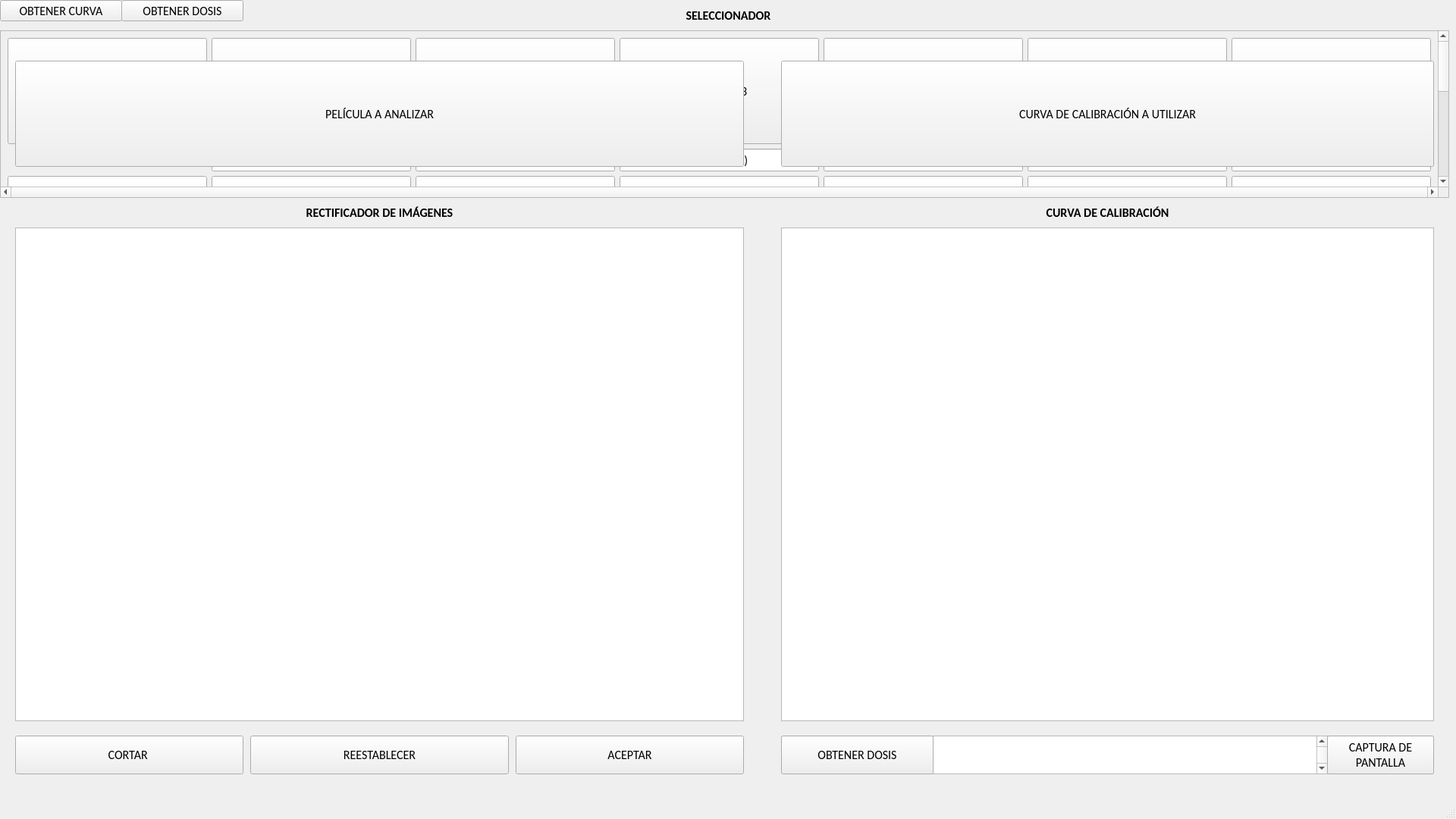
<?xml version="1.0" encoding="UTF-8"?>
<ui version="4.0">
 <class>MainWindow</class>
 <widget class="QMainWindow" name="MainWindow">
  <property name="geometry">
   <rect>
    <x>0</x>
    <y>0</y>
    <width>1920</width>
    <height>1080</height>
   </rect>
  </property>
  <property name="minimumSize">
   <size>
    <width>260</width>
    <height>140</height>
   </size>
  </property>
  <property name="font">
   <font>
    <family>Calibri</family>
    <pointsize>12</pointsize>
   </font>
  </property>
  <property name="mouseTracking">
   <bool>true</bool>
  </property>
  <property name="windowTitle">
   <string>MainWindow</string>
  </property>
  <widget class="QWidget" name="centralwidget">
   <widget class="QGraphicsView" name="IMAGEN">
    <property name="geometry">
     <rect>
      <x>20</x>
      <y>300</y>
      <width>961</width>
      <height>651</height>
     </rect>
    </property>
    <property name="cursor" stdset="0">
     <cursorShape>CrossCursor</cursorShape>
    </property>
    <property name="mouseTracking">
     <bool>false</bool>
    </property>
   </widget>
   <widget class="QGraphicsView" name="IMGCURVA">
    <property name="geometry">
     <rect>
      <x>1030</x>
      <y>300</y>
      <width>861</width>
      <height>651</height>
     </rect>
    </property>
   </widget>
   <widget class="QPushButton" name="BTN_CORTAR">
    <property name="geometry">
     <rect>
      <x>20</x>
      <y>970</y>
      <width>301</width>
      <height>51</height>
     </rect>
    </property>
    <property name="cursor">
     <cursorShape>PointingHandCursor</cursorShape>
    </property>
    <property name="text">
     <string>CORTAR </string>
    </property>
   </widget>
   <widget class="QPushButton" name="BTN_ACEPTAR">
    <property name="geometry">
     <rect>
      <x>680</x>
      <y>970</y>
      <width>301</width>
      <height>51</height>
     </rect>
    </property>
    <property name="cursor">
     <cursorShape>PointingHandCursor</cursorShape>
    </property>
    <property name="text">
     <string>ACEPTAR</string>
    </property>
   </widget>
   <widget class="QPushButton" name="BTN_CURVA3">
    <property name="geometry">
     <rect>
      <x>1030</x>
      <y>970</y>
      <width>100</width>
      <height>51</height>
     </rect>
    </property>
    <property name="cursor">
     <cursorShape>PointingHandCursor</cursorShape>
    </property>
    <property name="text">
     <string>CURVA
ORDEN 3</string>
    </property>
   </widget>
   <widget class="QLabel" name="label">
    <property name="geometry">
     <rect>
      <x>20</x>
      <y>270</y>
      <width>961</width>
      <height>21</height>
     </rect>
    </property>
    <property name="text">
     <string>&lt;html&gt;&lt;head/&gt;&lt;body&gt;&lt;p align=&quot;center&quot;&gt;&lt;span style=&quot; font-weight:600; color:#000000;&quot;&gt;RECTIFICADOR DE IMÁGENES&lt;/span&gt;&lt;/p&gt;&lt;/body&gt;&lt;/html&gt;</string>
    </property>
   </widget>
   <widget class="QLabel" name="label_2">
    <property name="geometry">
     <rect>
      <x>1030</x>
      <y>270</y>
      <width>861</width>
      <height>21</height>
     </rect>
    </property>
    <property name="toolTip">
     <string>&lt;html&gt;&lt;head/&gt;&lt;body&gt;&lt;p align=&quot;center&quot;&gt;&lt;br/&gt;&lt;/p&gt;&lt;/body&gt;&lt;/html&gt;</string>
    </property>
    <property name="text">
     <string>&lt;html&gt;&lt;head/&gt;&lt;body&gt;&lt;p align=&quot;center&quot;&gt;&lt;span style=&quot; font-weight:600; color:#000000;&quot;&gt;CURVA DE CALIBRACIÓN&lt;/span&gt;&lt;/p&gt;&lt;/body&gt;&lt;/html&gt;</string>
    </property>
   </widget>
   <widget class="QLabel" name="label_3">
    <property name="geometry">
     <rect>
      <x>0</x>
      <y>10</y>
      <width>1921</width>
      <height>21</height>
     </rect>
    </property>
    <property name="text">
     <string>&lt;html&gt;&lt;head/&gt;&lt;body&gt;&lt;p align=&quot;center&quot;&gt;&lt;span style=&quot; font-weight:600; color:#000000;&quot;&gt;SELECCIONADOR&lt;/span&gt;&lt;/p&gt;&lt;/body&gt;&lt;/html&gt;</string>
    </property>
   </widget>
   <widget class="QPushButton" name="BTN_REESTABLECER">
    <property name="geometry">
     <rect>
      <x>330</x>
      <y>970</y>
      <width>341</width>
      <height>51</height>
     </rect>
    </property>
    <property name="cursor">
     <cursorShape>PointingHandCursor</cursorShape>
    </property>
    <property name="text">
     <string>REESTABLECER</string>
    </property>
   </widget>
   <widget class="QLabel" name="label_5">
    <property name="geometry">
     <rect>
      <x>1080</x>
      <y>10</y>
      <width>311</width>
      <height>21</height>
     </rect>
    </property>
    <property name="font">
     <font>
      <pointsize>11</pointsize>
     </font>
    </property>
    <property name="text">
     <string/>
    </property>
    <property name="alignment">
     <set>Qt::AlignRight|Qt::AlignTrailing|Qt::AlignVCenter</set>
    </property>
   </widget>
   <widget class="QLabel" name="label_6">
    <property name="geometry">
     <rect>
      <x>1390</x>
      <y>10</y>
      <width>251</width>
      <height>21</height>
     </rect>
    </property>
    <property name="font">
     <font>
      <pointsize>11</pointsize>
     </font>
    </property>
    <property name="text">
     <string/>
    </property>
    <property name="alignment">
     <set>Qt::AlignCenter</set>
    </property>
   </widget>
   <widget class="QLabel" name="label_7">
    <property name="geometry">
     <rect>
      <x>1640</x>
      <y>10</y>
      <width>251</width>
      <height>21</height>
     </rect>
    </property>
    <property name="font">
     <font>
      <pointsize>11</pointsize>
     </font>
    </property>
    <property name="text">
     <string/>
    </property>
   </widget>
   <widget class="QTextEdit" name="textEdit">
    <property name="geometry">
     <rect>
      <x>1230</x>
      <y>970</y>
      <width>521</width>
      <height>51</height>
     </rect>
    </property>
    <property name="html">
     <string>&lt;!DOCTYPE HTML PUBLIC &quot;-//W3C//DTD HTML 4.0//EN&quot; &quot;http://www.w3.org/TR/REC-html40/strict.dtd&quot;&gt;
&lt;html&gt;&lt;head&gt;&lt;meta name=&quot;qrichtext&quot; content=&quot;1&quot; /&gt;&lt;style type=&quot;text/css&quot;&gt;
p, li { white-space: pre-wrap; }
&lt;/style&gt;&lt;/head&gt;&lt;body style=&quot; font-family:'Calibri'; font-size:12pt; font-weight:400; font-style:normal;&quot;&gt;
&lt;p style=&quot;-qt-paragraph-type:empty; margin-top:0px; margin-bottom:0px; margin-left:0px; margin-right:0px; -qt-block-indent:0; text-indent:0px;&quot;&gt;&lt;br /&gt;&lt;/p&gt;
&lt;p style=&quot;-qt-paragraph-type:empty; margin-top:0px; margin-bottom:0px; margin-left:0px; margin-right:0px; -qt-block-indent:0; text-indent:0px;&quot;&gt;&lt;br /&gt;&lt;/p&gt;&lt;/body&gt;&lt;/html&gt;</string>
    </property>
   </widget>
   <widget class="QPushButton" name="curva">
    <property name="geometry">
     <rect>
      <x>0</x>
      <y>0</y>
      <width>161</width>
      <height>28</height>
     </rect>
    </property>
    <property name="text">
     <string>OBTENER CURVA</string>
    </property>
   </widget>
   <widget class="QPushButton" name="dosis">
    <property name="geometry">
     <rect>
      <x>160</x>
      <y>0</y>
      <width>161</width>
      <height>28</height>
     </rect>
    </property>
    <property name="text">
     <string>OBTENER DOSIS</string>
    </property>
   </widget>
   <widget class="QPushButton" name="btnanz">
    <property name="geometry">
     <rect>
      <x>20</x>
      <y>80</y>
      <width>961</width>
      <height>140</height>
     </rect>
    </property>
    <property name="minimumSize">
     <size>
      <width>260</width>
      <height>140</height>
     </size>
    </property>
    <property name="font">
     <font>
      <pointsize>12</pointsize>
     </font>
    </property>
    <property name="cursor">
     <cursorShape>PointingHandCursor</cursorShape>
    </property>
    <property name="text">
     <string>PELÍCULA A ANALIZAR</string>
    </property>
   </widget>
   <widget class="QScrollArea" name="scrollArea">
    <property name="geometry">
     <rect>
      <x>0</x>
      <y>40</y>
      <width>1911</width>
      <height>221</height>
     </rect>
    </property>
    <property name="layoutDirection">
     <enum>Qt::LeftToRight</enum>
    </property>
    <property name="verticalScrollBarPolicy">
     <enum>Qt::ScrollBarAlwaysOn</enum>
    </property>
    <property name="horizontalScrollBarPolicy">
     <enum>Qt::ScrollBarAlwaysOn</enum>
    </property>
    <property name="sizeAdjustPolicy">
     <enum>QAbstractScrollArea::AdjustToContents</enum>
    </property>
    <property name="widgetResizable">
     <bool>true</bool>
    </property>
    <widget class="QWidget" name="scrollAreaWidgetContents">
     <property name="geometry">
      <rect>
       <x>0</x>
       <y>0</y>
       <width>1888</width>
       <height>567</height>
      </rect>
     </property>
     <property name="mouseTracking">
      <bool>true</bool>
     </property>
     <property name="layoutDirection">
      <enum>Qt::LeftToRight</enum>
     </property>
     <property name="autoFillBackground">
      <bool>true</bool>
     </property>
     <layout class="QGridLayout" name="gridLayout">
      <item row="5" column="3">
       <widget class="QLineEdit" name="lineEdit_17">
        <property name="minimumSize">
         <size>
          <width>260</width>
          <height>30</height>
         </size>
        </property>
        <property name="text">
         <string>DOSIS (cGy)</string>
        </property>
        <property name="alignment">
         <set>Qt::AlignCenter</set>
        </property>
       </widget>
      </item>
      <item row="5" column="2">
       <widget class="QLineEdit" name="lineEdit_16">
        <property name="minimumSize">
         <size>
          <width>260</width>
          <height>30</height>
         </size>
        </property>
        <property name="text">
         <string>DOSIS (cGy)</string>
        </property>
        <property name="alignment">
         <set>Qt::AlignCenter</set>
        </property>
       </widget>
      </item>
      <item row="5" column="4">
       <widget class="QLineEdit" name="lineEdit_18">
        <property name="minimumSize">
         <size>
          <width>260</width>
          <height>30</height>
         </size>
        </property>
        <property name="text">
         <string>DOSIS (cGy)</string>
        </property>
        <property name="alignment">
         <set>Qt::AlignCenter</set>
        </property>
       </widget>
      </item>
      <item row="5" column="5">
       <widget class="QLineEdit" name="lineEdit_19">
        <property name="minimumSize">
         <size>
          <width>260</width>
          <height>30</height>
         </size>
        </property>
        <property name="text">
         <string>DOSIS (cGy)</string>
        </property>
        <property name="alignment">
         <set>Qt::AlignCenter</set>
        </property>
       </widget>
      </item>
      <item row="5" column="6">
       <widget class="QLineEdit" name="lineEdit_20">
        <property name="minimumSize">
         <size>
          <width>260</width>
          <height>30</height>
         </size>
        </property>
        <property name="text">
         <string>DOSIS (cGy)</string>
        </property>
        <property name="alignment">
         <set>Qt::AlignCenter</set>
        </property>
       </widget>
      </item>
      <item row="1" column="2">
       <widget class="QLineEdit" name="lineEdit_2">
        <property name="minimumSize">
         <size>
          <width>260</width>
          <height>30</height>
         </size>
        </property>
        <property name="text">
         <string>DOSIS (cGy)</string>
        </property>
        <property name="alignment">
         <set>Qt::AlignCenter</set>
        </property>
       </widget>
      </item>
      <item row="0" column="5">
       <widget class="QPushButton" name="PELICULA5">
        <property name="minimumSize">
         <size>
          <width>260</width>
          <height>140</height>
         </size>
        </property>
        <property name="font">
         <font>
          <pointsize>12</pointsize>
         </font>
        </property>
        <property name="cursor">
         <cursorShape>PointingHandCursor</cursorShape>
        </property>
        <property name="text">
         <string>PELÍCULA 5</string>
        </property>
       </widget>
      </item>
      <item row="2" column="2">
       <widget class="QPushButton" name="PELICULA9">
        <property name="minimumSize">
         <size>
          <width>260</width>
          <height>140</height>
         </size>
        </property>
        <property name="font">
         <font>
          <family>Calibri</family>
          <pointsize>12</pointsize>
         </font>
        </property>
        <property name="cursor">
         <cursorShape>PointingHandCursor</cursorShape>
        </property>
        <property name="text">
         <string>PELÍCULA 9</string>
        </property>
       </widget>
      </item>
      <item row="4" column="5">
       <widget class="QPushButton" name="PELICULA19">
        <property name="minimumSize">
         <size>
          <width>260</width>
          <height>140</height>
         </size>
        </property>
        <property name="cursor">
         <cursorShape>PointingHandCursor</cursorShape>
        </property>
        <property name="text">
         <string>PELÍCULA 19</string>
        </property>
       </widget>
      </item>
      <item row="0" column="0">
       <widget class="QPushButton" name="PELICULA0">
        <property name="minimumSize">
         <size>
          <width>260</width>
          <height>140</height>
         </size>
        </property>
        <property name="font">
         <font>
          <family>Calibri</family>
          <pointsize>12</pointsize>
          <weight>50</weight>
          <italic>false</italic>
          <bold>false</bold>
          <underline>false</underline>
          <strikeout>false</strikeout>
          <kerning>true</kerning>
         </font>
        </property>
        <property name="cursor">
         <cursorShape>PointingHandCursor</cursorShape>
        </property>
        <property name="text">
         <string>PELÍCULA SIN IRRADIAR</string>
        </property>
        <property name="iconSize">
         <size>
          <width>20</width>
          <height>20</height>
         </size>
        </property>
       </widget>
      </item>
      <item row="4" column="1">
       <widget class="QPushButton" name="PELICULA15">
        <property name="minimumSize">
         <size>
          <width>260</width>
          <height>140</height>
         </size>
        </property>
        <property name="cursor">
         <cursorShape>PointingHandCursor</cursorShape>
        </property>
        <property name="text">
         <string>PELÍCULA 15</string>
        </property>
       </widget>
      </item>
      <item row="4" column="2">
       <widget class="QPushButton" name="PELICULA16">
        <property name="minimumSize">
         <size>
          <width>260</width>
          <height>140</height>
         </size>
        </property>
        <property name="cursor">
         <cursorShape>PointingHandCursor</cursorShape>
        </property>
        <property name="text">
         <string>PELÍCULA 16</string>
        </property>
       </widget>
      </item>
      <item row="4" column="6">
       <widget class="QPushButton" name="PELICULA20">
        <property name="minimumSize">
         <size>
          <width>260</width>
          <height>140</height>
         </size>
        </property>
        <property name="cursor">
         <cursorShape>PointingHandCursor</cursorShape>
        </property>
        <property name="text">
         <string>PELÍCULA 20</string>
        </property>
       </widget>
      </item>
      <item row="0" column="2">
       <widget class="QPushButton" name="PELICULA2">
        <property name="minimumSize">
         <size>
          <width>260</width>
          <height>140</height>
         </size>
        </property>
        <property name="font">
         <font>
          <pointsize>12</pointsize>
         </font>
        </property>
        <property name="cursor">
         <cursorShape>PointingHandCursor</cursorShape>
        </property>
        <property name="text">
         <string>PELÍCULA 2</string>
        </property>
       </widget>
      </item>
      <item row="2" column="1">
       <widget class="QPushButton" name="PELICULA8">
        <property name="minimumSize">
         <size>
          <width>260</width>
          <height>140</height>
         </size>
        </property>
        <property name="font">
         <font>
          <family>Calibri</family>
          <pointsize>12</pointsize>
         </font>
        </property>
        <property name="cursor">
         <cursorShape>PointingHandCursor</cursorShape>
        </property>
        <property name="text">
         <string>PELÍCULA 8</string>
        </property>
       </widget>
      </item>
      <item row="0" column="1">
       <widget class="QPushButton" name="PELICULA1">
        <property name="minimumSize">
         <size>
          <width>260</width>
          <height>140</height>
         </size>
        </property>
        <property name="font">
         <font>
          <pointsize>12</pointsize>
         </font>
        </property>
        <property name="cursor">
         <cursorShape>PointingHandCursor</cursorShape>
        </property>
        <property name="text">
         <string>PELÍCULA 1</string>
        </property>
       </widget>
      </item>
      <item row="0" column="6">
       <widget class="QPushButton" name="PELICULA6">
        <property name="minimumSize">
         <size>
          <width>260</width>
          <height>140</height>
         </size>
        </property>
        <property name="font">
         <font>
          <pointsize>12</pointsize>
         </font>
        </property>
        <property name="cursor">
         <cursorShape>PointingHandCursor</cursorShape>
        </property>
        <property name="text">
         <string>PELÍCULA 6</string>
        </property>
       </widget>
      </item>
      <item row="2" column="0">
       <widget class="QPushButton" name="PELICULA7">
        <property name="minimumSize">
         <size>
          <width>260</width>
          <height>140</height>
         </size>
        </property>
        <property name="font">
         <font>
          <family>Calibri</family>
          <pointsize>12</pointsize>
         </font>
        </property>
        <property name="cursor">
         <cursorShape>PointingHandCursor</cursorShape>
        </property>
        <property name="text">
         <string>PELÍCULA 7</string>
        </property>
       </widget>
      </item>
      <item row="0" column="3">
       <widget class="QPushButton" name="PELICULA3">
        <property name="minimumSize">
         <size>
          <width>260</width>
          <height>140</height>
         </size>
        </property>
        <property name="font">
         <font>
          <pointsize>12</pointsize>
         </font>
        </property>
        <property name="cursor">
         <cursorShape>PointingHandCursor</cursorShape>
        </property>
        <property name="text">
         <string>PELÍCULA 3</string>
        </property>
       </widget>
      </item>
      <item row="2" column="6">
       <widget class="QPushButton" name="PELICULA13">
        <property name="minimumSize">
         <size>
          <width>260</width>
          <height>140</height>
         </size>
        </property>
        <property name="cursor">
         <cursorShape>PointingHandCursor</cursorShape>
        </property>
        <property name="text">
         <string>PELÍCULA 13</string>
        </property>
       </widget>
      </item>
      <item row="4" column="3">
       <widget class="QPushButton" name="PELICULA17">
        <property name="minimumSize">
         <size>
          <width>260</width>
          <height>140</height>
         </size>
        </property>
        <property name="cursor">
         <cursorShape>PointingHandCursor</cursorShape>
        </property>
        <property name="text">
         <string>PELÍCULA 17</string>
        </property>
       </widget>
      </item>
      <item row="4" column="4">
       <widget class="QPushButton" name="PELICULA18">
        <property name="minimumSize">
         <size>
          <width>260</width>
          <height>140</height>
         </size>
        </property>
        <property name="cursor">
         <cursorShape>PointingHandCursor</cursorShape>
        </property>
        <property name="text">
         <string>PELÍCULA 18</string>
        </property>
       </widget>
      </item>
      <item row="4" column="0">
       <widget class="QPushButton" name="PELICULA14">
        <property name="minimumSize">
         <size>
          <width>260</width>
          <height>140</height>
         </size>
        </property>
        <property name="cursor">
         <cursorShape>PointingHandCursor</cursorShape>
        </property>
        <property name="text">
         <string>PELÍCULA 14</string>
        </property>
       </widget>
      </item>
      <item row="1" column="0">
       <widget class="QLabel" name="label_4">
        <property name="text">
         <string>&lt;html&gt;&lt;head/&gt;&lt;body&gt;&lt;p align=&quot;center&quot;&gt;0 cGy&lt;/p&gt;&lt;/body&gt;&lt;/html&gt;</string>
        </property>
       </widget>
      </item>
      <item row="2" column="5">
       <widget class="QPushButton" name="PELICULA12">
        <property name="minimumSize">
         <size>
          <width>260</width>
          <height>140</height>
         </size>
        </property>
        <property name="cursor">
         <cursorShape>PointingHandCursor</cursorShape>
        </property>
        <property name="text">
         <string>PELÍCULA 12</string>
        </property>
       </widget>
      </item>
      <item row="2" column="4">
       <widget class="QPushButton" name="PELICULA11">
        <property name="minimumSize">
         <size>
          <width>260</width>
          <height>140</height>
         </size>
        </property>
        <property name="cursor">
         <cursorShape>PointingHandCursor</cursorShape>
        </property>
        <property name="text">
         <string>PELÍCULA 11</string>
        </property>
       </widget>
      </item>
      <item row="1" column="5">
       <widget class="QLineEdit" name="lineEdit_5">
        <property name="minimumSize">
         <size>
          <width>260</width>
          <height>30</height>
         </size>
        </property>
        <property name="text">
         <string>DOSIS (cGy)</string>
        </property>
        <property name="alignment">
         <set>Qt::AlignCenter</set>
        </property>
       </widget>
      </item>
      <item row="0" column="4">
       <widget class="QPushButton" name="PELICULA4">
        <property name="minimumSize">
         <size>
          <width>260</width>
          <height>140</height>
         </size>
        </property>
        <property name="font">
         <font>
          <pointsize>12</pointsize>
         </font>
        </property>
        <property name="cursor">
         <cursorShape>PointingHandCursor</cursorShape>
        </property>
        <property name="text">
         <string>PELÍCULA 4</string>
        </property>
       </widget>
      </item>
      <item row="2" column="3">
       <widget class="QPushButton" name="PELICULA10">
        <property name="minimumSize">
         <size>
          <width>260</width>
          <height>140</height>
         </size>
        </property>
        <property name="font">
         <font>
          <family>Calibri</family>
         </font>
        </property>
        <property name="cursor">
         <cursorShape>PointingHandCursor</cursorShape>
        </property>
        <property name="text">
         <string>PELÍCULA 10</string>
        </property>
       </widget>
      </item>
      <item row="1" column="4">
       <widget class="QLineEdit" name="lineEdit_4">
        <property name="minimumSize">
         <size>
          <width>260</width>
          <height>30</height>
         </size>
        </property>
        <property name="text">
         <string>DOSIS (cGy)</string>
        </property>
        <property name="alignment">
         <set>Qt::AlignCenter</set>
        </property>
       </widget>
      </item>
      <item row="1" column="1">
       <widget class="QLineEdit" name="lineEdit_1">
        <property name="minimumSize">
         <size>
          <width>260</width>
          <height>30</height>
         </size>
        </property>
        <property name="font">
         <font>
          <stylestrategy>PreferDefault</stylestrategy>
         </font>
        </property>
        <property name="text">
         <string>DOSIS (cGy)</string>
        </property>
        <property name="alignment">
         <set>Qt::AlignCenter</set>
        </property>
       </widget>
      </item>
      <item row="3" column="1">
       <widget class="QLineEdit" name="lineEdit_8">
        <property name="minimumSize">
         <size>
          <width>260</width>
          <height>30</height>
         </size>
        </property>
        <property name="text">
         <string>DOSIS (cGy)</string>
        </property>
        <property name="alignment">
         <set>Qt::AlignCenter</set>
        </property>
       </widget>
      </item>
      <item row="1" column="6">
       <widget class="QLineEdit" name="lineEdit_6">
        <property name="minimumSize">
         <size>
          <width>260</width>
          <height>30</height>
         </size>
        </property>
        <property name="text">
         <string>DOSIS (cGy)</string>
        </property>
        <property name="alignment">
         <set>Qt::AlignCenter</set>
        </property>
       </widget>
      </item>
      <item row="1" column="3">
       <widget class="QLineEdit" name="lineEdit_3">
        <property name="minimumSize">
         <size>
          <width>260</width>
          <height>30</height>
         </size>
        </property>
        <property name="text">
         <string>DOSIS (cGy)</string>
        </property>
        <property name="alignment">
         <set>Qt::AlignCenter</set>
        </property>
       </widget>
      </item>
      <item row="3" column="6">
       <widget class="QLineEdit" name="lineEdit_13">
        <property name="minimumSize">
         <size>
          <width>260</width>
          <height>30</height>
         </size>
        </property>
        <property name="text">
         <string>DOSIS (cGy)</string>
        </property>
        <property name="alignment">
         <set>Qt::AlignCenter</set>
        </property>
       </widget>
      </item>
      <item row="3" column="4">
       <widget class="QLineEdit" name="lineEdit_11">
        <property name="minimumSize">
         <size>
          <width>260</width>
          <height>30</height>
         </size>
        </property>
        <property name="text">
         <string>DOSIS (cGy)</string>
        </property>
        <property name="alignment">
         <set>Qt::AlignCenter</set>
        </property>
       </widget>
      </item>
      <item row="3" column="0">
       <widget class="QLineEdit" name="lineEdit_7">
        <property name="minimumSize">
         <size>
          <width>260</width>
          <height>30</height>
         </size>
        </property>
        <property name="text">
         <string>DOSIS (cGy)</string>
        </property>
        <property name="alignment">
         <set>Qt::AlignCenter</set>
        </property>
       </widget>
      </item>
      <item row="3" column="3">
       <widget class="QLineEdit" name="lineEdit_10">
        <property name="minimumSize">
         <size>
          <width>260</width>
          <height>30</height>
         </size>
        </property>
        <property name="text">
         <string>DOSIS (cGy)</string>
        </property>
        <property name="alignment">
         <set>Qt::AlignCenter</set>
        </property>
       </widget>
      </item>
      <item row="3" column="5">
       <widget class="QLineEdit" name="lineEdit_12">
        <property name="minimumSize">
         <size>
          <width>260</width>
          <height>30</height>
         </size>
        </property>
        <property name="text">
         <string>DOSIS (cGy)</string>
        </property>
        <property name="alignment">
         <set>Qt::AlignCenter</set>
        </property>
       </widget>
      </item>
      <item row="3" column="2">
       <widget class="QLineEdit" name="lineEdit_9">
        <property name="minimumSize">
         <size>
          <width>260</width>
          <height>30</height>
         </size>
        </property>
        <property name="text">
         <string>DOSIS (cGy)</string>
        </property>
        <property name="alignment">
         <set>Qt::AlignCenter</set>
        </property>
       </widget>
      </item>
      <item row="5" column="0">
       <widget class="QLineEdit" name="lineEdit_14">
        <property name="minimumSize">
         <size>
          <width>260</width>
          <height>30</height>
         </size>
        </property>
        <property name="text">
         <string>DOSIS (cGy)</string>
        </property>
        <property name="alignment">
         <set>Qt::AlignCenter</set>
        </property>
       </widget>
      </item>
      <item row="5" column="1">
       <widget class="QLineEdit" name="lineEdit_15">
        <property name="minimumSize">
         <size>
          <width>260</width>
          <height>30</height>
         </size>
        </property>
        <property name="text">
         <string>DOSIS (cGy)</string>
        </property>
        <property name="alignment">
         <set>Qt::AlignCenter</set>
        </property>
       </widget>
      </item>
     </layout>
    </widget>
   </widget>
   <widget class="QPushButton" name="btnBC">
    <property name="geometry">
     <rect>
      <x>1030</x>
      <y>80</y>
      <width>861</width>
      <height>140</height>
     </rect>
    </property>
    <property name="minimumSize">
     <size>
      <width>260</width>
      <height>140</height>
     </size>
    </property>
    <property name="font">
     <font>
      <pointsize>12</pointsize>
     </font>
    </property>
    <property name="cursor">
     <cursorShape>PointingHandCursor</cursorShape>
    </property>
    <property name="text">
     <string>CURVA DE CALIBRACIÓN A UTILIZAR</string>
    </property>
   </widget>
   <widget class="QPushButton" name="BTN_GI">
    <property name="geometry">
     <rect>
      <x>1750</x>
      <y>970</y>
      <width>141</width>
      <height>51</height>
     </rect>
    </property>
    <property name="font">
     <font>
      <pointsize>12</pointsize>
     </font>
    </property>
    <property name="cursor">
     <cursorShape>PointingHandCursor</cursorShape>
    </property>
    <property name="text">
     <string>GUARDAR 
INFORMACIÓN</string>
    </property>
   </widget>
   <widget class="QPushButton" name="BTN_CURVA4">
    <property name="geometry">
     <rect>
      <x>1130</x>
      <y>970</y>
      <width>100</width>
      <height>51</height>
     </rect>
    </property>
    <property name="cursor">
     <cursorShape>PointingHandCursor</cursorShape>
    </property>
    <property name="text">
     <string>CURVA
ORDEN 4</string>
    </property>
   </widget>
   <widget class="QPushButton" name="obtD">
    <property name="geometry">
     <rect>
      <x>1030</x>
      <y>970</y>
      <width>201</width>
      <height>51</height>
     </rect>
    </property>
    <property name="cursor">
     <cursorShape>PointingHandCursor</cursorShape>
    </property>
    <property name="text">
     <string>OBTENER DOSIS</string>
    </property>
   </widget>
   <widget class="QLabel" name="label_8">
    <property name="geometry">
     <rect>
      <x>360</x>
      <y>10</y>
      <width>1031</width>
      <height>21</height>
     </rect>
    </property>
    <property name="text">
     <string>&lt;html&gt;&lt;head/&gt;&lt;body&gt;&lt;p align=&quot;center&quot;&gt;&lt;br/&gt;&lt;/p&gt;&lt;/body&gt;&lt;/html&gt;</string>
    </property>
   </widget>
   <widget class="QPushButton" name="BTN_GI_2">
    <property name="geometry">
     <rect>
      <x>1750</x>
      <y>970</y>
      <width>141</width>
      <height>51</height>
     </rect>
    </property>
    <property name="font">
     <font>
      <pointsize>12</pointsize>
     </font>
    </property>
    <property name="cursor">
     <cursorShape>PointingHandCursor</cursorShape>
    </property>
    <property name="text">
     <string>CAPTURA DE 
PANTALLA</string>
    </property>
   </widget>
   <zorder>scrollArea</zorder>
   <zorder>IMAGEN</zorder>
   <zorder>IMGCURVA</zorder>
   <zorder>BTN_CORTAR</zorder>
   <zorder>BTN_ACEPTAR</zorder>
   <zorder>BTN_CURVA3</zorder>
   <zorder>label</zorder>
   <zorder>label_2</zorder>
   <zorder>label_3</zorder>
   <zorder>BTN_REESTABLECER</zorder>
   <zorder>label_5</zorder>
   <zorder>label_6</zorder>
   <zorder>label_7</zorder>
   <zorder>textEdit</zorder>
   <zorder>curva</zorder>
   <zorder>dosis</zorder>
   <zorder>btnanz</zorder>
   <zorder>btnBC</zorder>
   <zorder>BTN_GI</zorder>
   <zorder>BTN_CURVA4</zorder>
   <zorder>obtD</zorder>
   <zorder>label_8</zorder>
   <zorder>BTN_GI_2</zorder>
  </widget>
  <widget class="QStatusBar" name="statusbar"/>
 </widget>
 <resources/>
 <connections/>
</ui>
